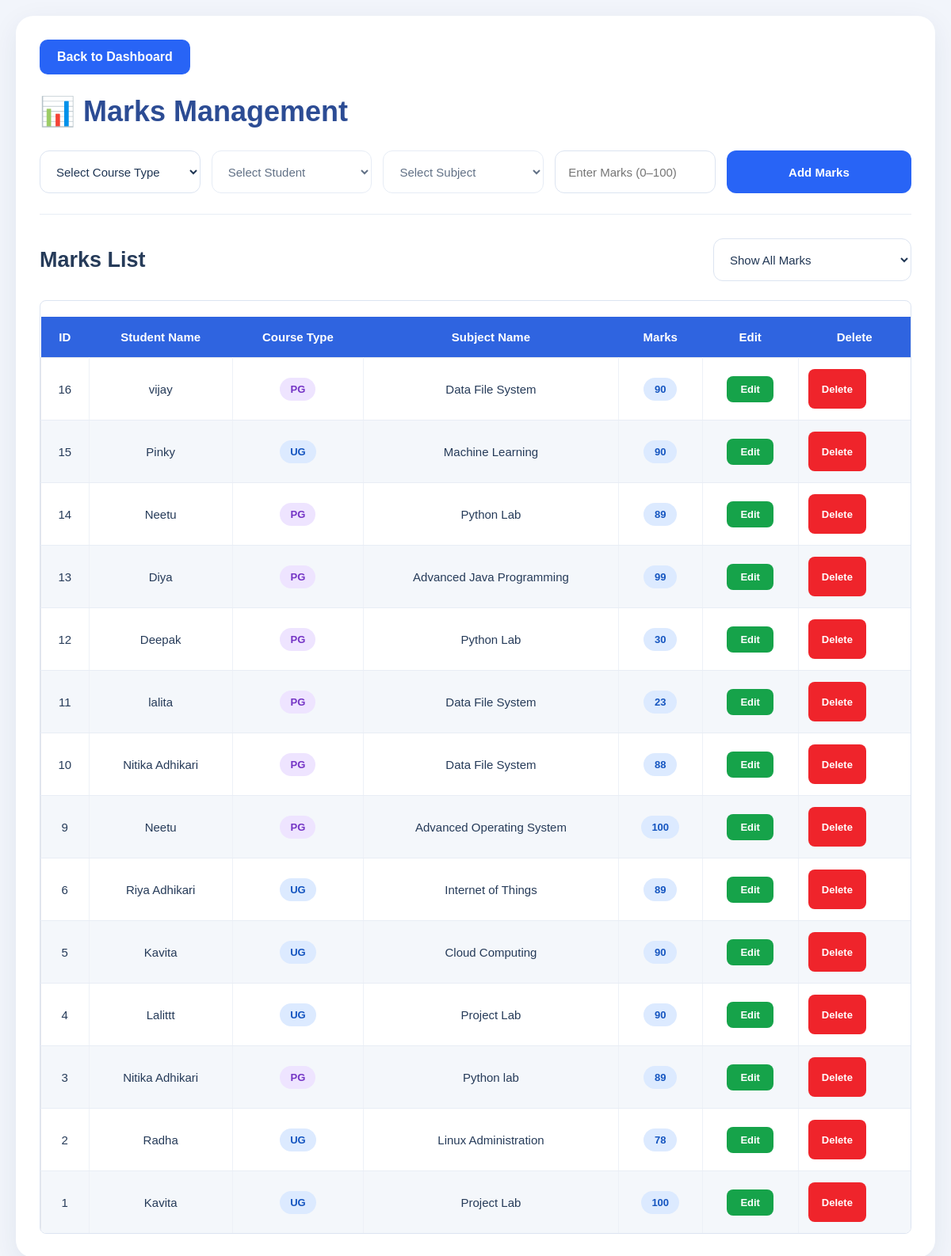
The app's page /marks, older data.
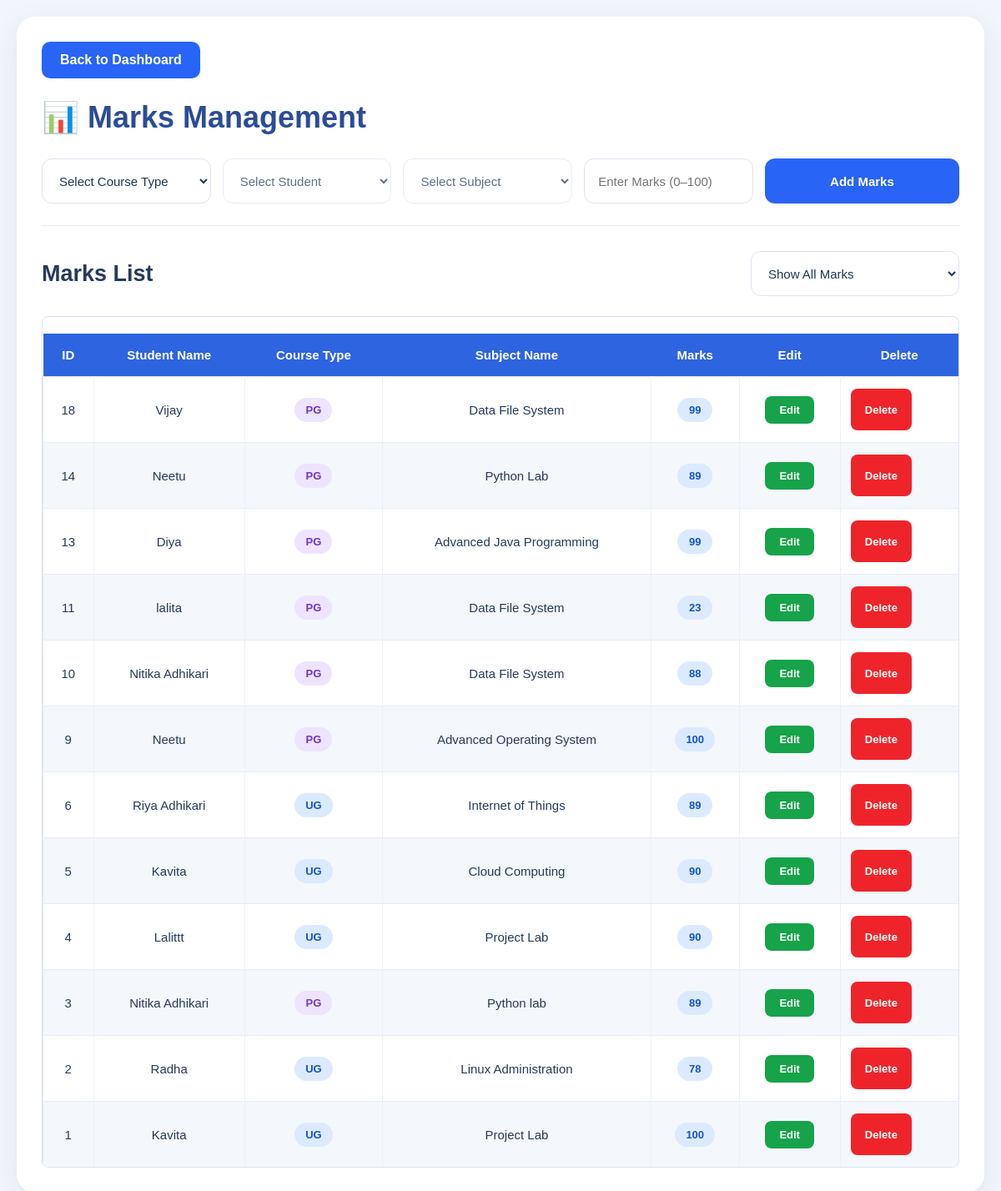
The same page, newer data.
### tables this page shows
CREATE TABLE marks (
            id INTEGER PRIMARY KEY AUTOINCREMENT,
            student_name TEXT,
            subject_name TEXT,
            marks INTEGER,
            course_type TEXT
        );

### app.py (the view, shortened to what this page needs)
@app.route("/marks", methods=["GET", "POST"])
def marks():
    conn = get_db()
    course_type = valid_course_type(
        request.form.get("course_type") or request.args.get("course_type")
    )
    if course_type:
        students_data = conn.execute("""
            SELECT DISTINCT st.id, st.name
            FROM students st
            INNER JOIN subjects sub
                ON LOWER(TRIM(st.name)) =
                   LOWER(TRIM(sub.student_name))
            WHERE UPPER(TRIM(COALESCE(sub.course_type, ''))) = ?
            ORDER BY st.name
        """, (course_type,)).fetchall()
        subjects_data = conn.execute("""
            SELECT id, subject_name, subject_code, student_name
            FROM subjects
            WHERE UPPER(TRIM(COALESCE(course_type, ''))) = ?
            ORDER BY subject_name
        """, (course_type,)).fetchall()
        marks_data = conn.execute("""
            SELECT
                m.id,
                m.student_name,
                m.subject_name,
                m.marks,
                COALESCE(
                    NULLIF(UPPER(TRIM(m.course_type)), ''),
                    (
                        SELECT UPPER(TRIM(s.course_type))
                        FROM subjects s
                        WHERE LOWER(TRIM(s.student_name)) =
                              LOWER(TRIM(m.student_name))
                          AND LOWER(TRIM(s.subject_name)) =
                              LOWER(TRIM(m.subject_name))
                        ORDER BY s.id DESC
                        LIMIT 1
                    ),
                    ''
                ) AS display_course_type
            FROM marks m
            WHERE COALESCE(
                NULLIF(UPPER(TRIM(m.course_type)), ''),
                (
                    SELECT UPPER(TRIM(s.course_type))
                    FROM subjects s
                    WHERE LOWER(TRIM(s.student_name)) =
                          LOWER(TRIM(m.student_name))
                      AND LOWER(TRIM(s.subject_name)) =
                          LOWER(TRIM(m.subject_name))
                    ORDER BY s.id DESC
                    LIMIT 1
                ),
                ''
            ) = ?
            ORDER BY m.id DESC
        """, (course_type,)).fetchall()
    else:
        students_data = []
        subjects_data = []
        marks_data = conn.execute("""
            SELECT id, student_name, subject_name, marks,
                   COALESCE(UPPER(TRIM(course_type)), '') AS display_course_type
            FROM marks
            ORDER BY id DESC
        """).fetchall()
    conn.close()
    return render_template(
        "marks.html",
        students=students_data,
        subjects=subjects_data,
        marks_data=marks_data,
        course_type=course_type
    )

### app.py (called while the page is built)
def get_db():
    conn = sqlite3.connect(DB_PATH)
    conn.row_factory = sqlite3.Row
    return conn

def valid_course_type(value):
    value = (value or "").strip().upper()
    return value if value in ("UG", "PG") else ""

### templates/marks.html (shortened to what the changed rows need)
<!DOCTYPE html>
<html lang="en">
<head>
    <link rel="stylesheet"
          href="{{ url_for('static', filename='style.css') }}">
</head>
<body>
    <div class="page-container">
        <h1>📊 Marks Management</h1>
        <div class="list-header">
            <h2>Marks List</h2>
        </div>
        <div class="table-wrapper">
            <table>
                <thead>
                    <tr>
                        <th>ID</th>
                        <th>Student Name</th>
                        <th>Course Type</th>
                        <th>Subject Name</th>
                        <th>Marks</th>
                        <th>Edit</th>
                        <th>Delete</th>
                    </tr>
                </thead>
                <tbody>
                    {% for mark in marks_data %}
                        <tr>
                            <td>{{ mark['id'] }}</td>
                            <td>{{ mark['student_name'] }}</td>
                            <td>
                                {% set displayed_type = mark['display_course_type']|default(mark['course_type']|default('', true), true)|upper %}
                                {% if displayed_type == 'UG' %}
                                    <span class="course-badge">UG</span>
                                {% elif displayed_type == 'PG' %}
                                    <span class="course-badge pg-badge">PG</span>
                                {% else %}
                                    <span class="course-badge">—</span>
                                {% endif %}
                            </td>
                            <td>{{ mark['subject_name'] }}</td>
                            <td>
                                <span class="marks-badge">
                                    {{ mark['marks'] }}
                                </span>
                            </td>
                            <td>
                                <a href="{{ url_for('edit_mark', id=mark['id']) }}"
                                   class="edit-button">
                                    Edit
                                </a>
                            </td>
                            <td>
                                <form method="POST"
                                      action="{{ url_for('delete_mark', id=mark['id']) }}"
                                      class="delete-form"
                                      style="margin:0;">
                                    <button type="submit"
                                            class="delete-button">
                                        Delete
                                    </button>
                                </form>
                            </td>
                        </tr>
                    {% else %}
                        <tr>
                            <td colspan="7" class="empty-state">
                                No marks found for this selection.
                            </td>
                        </tr>
                    {% endfor %}
                </tbody>
            </table>
        </div>
    </div>
</body>
</html>

Row changes from the older to the newer data that the page shows:
removed marks: id "16", student_name "vijay", shows "PG", subject_name "Data File System", marks "90"
removed marks: id "15", student_name "Pinky", shows "UG", subject_name "Machine Learning", marks "90"
removed marks: id "12", student_name "Deepak", shows "PG", subject_name "Python Lab", marks "30"
added marks: id "18", student_name "Vijay", shows "PG", subject_name "Data File System", marks "99"
